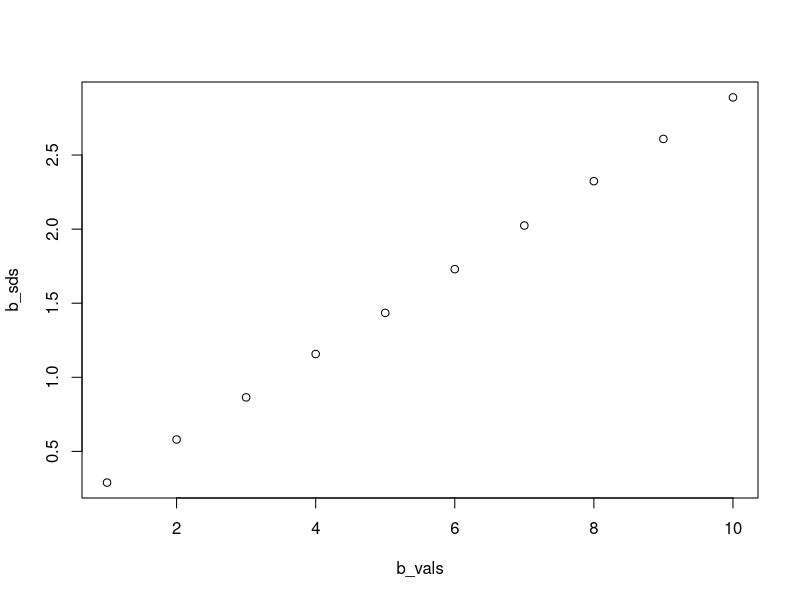
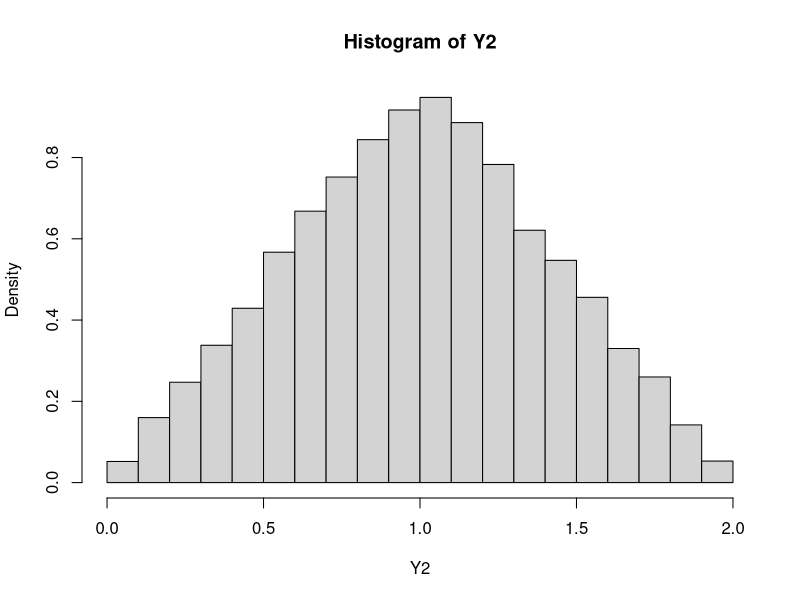
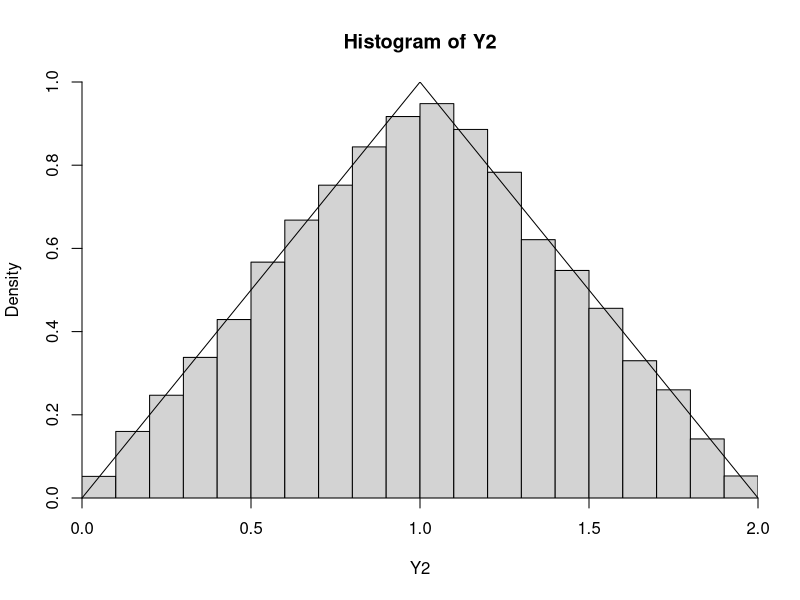
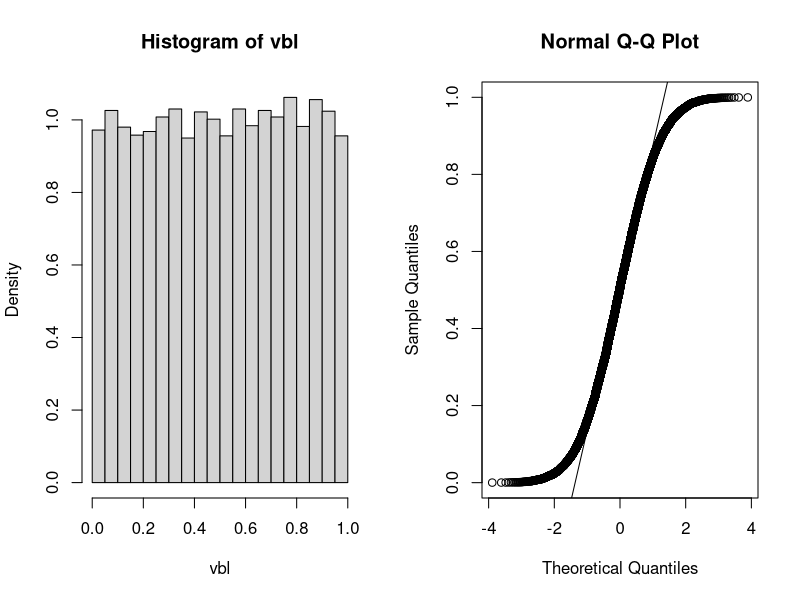
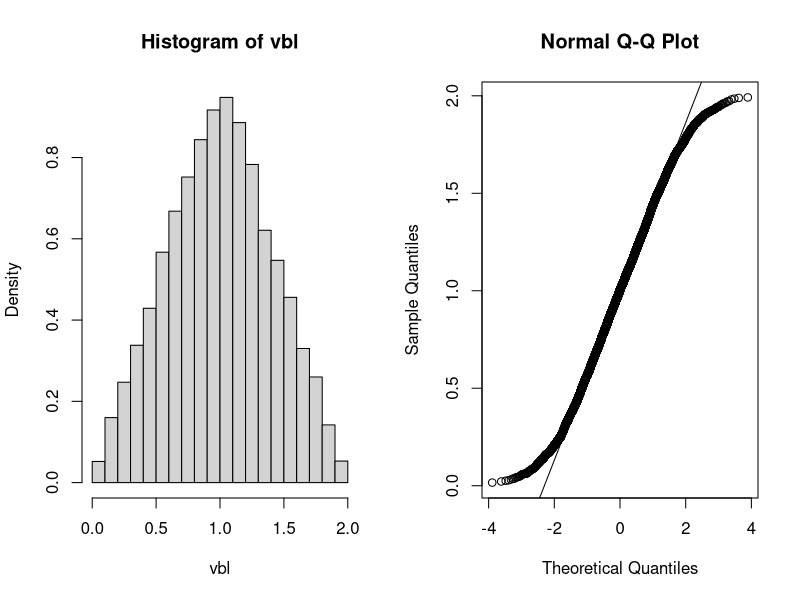
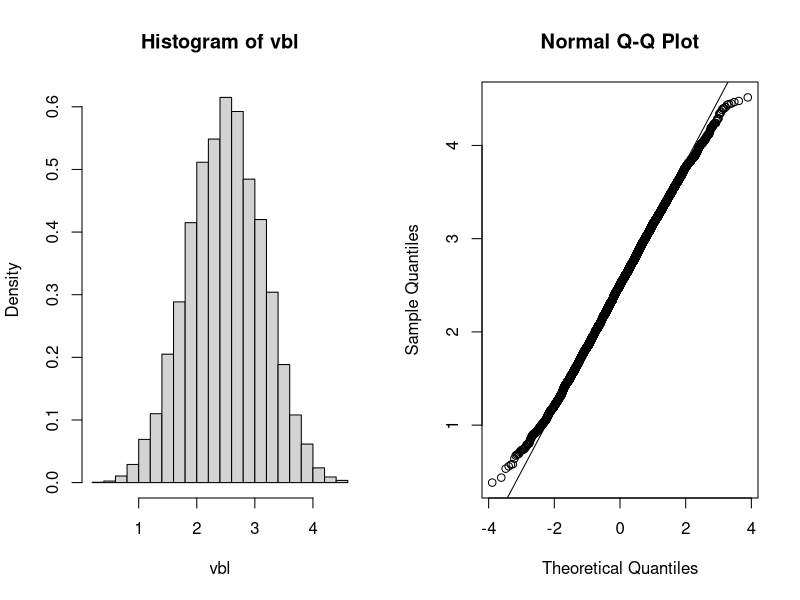
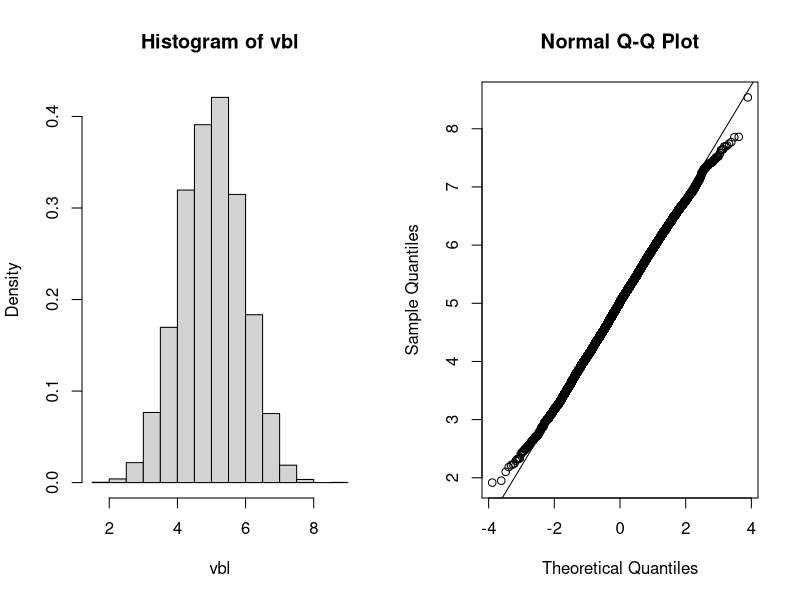

Recreate these plots in R, in order.
## ---- chunk 1
x <- runif(1000, 0, 1)
sd(x)
## ---- chunk 2
runif_0b <- function(n, b) {
  runif(n, 0, b)
}
## ---- chunk 3
n <- 10000
b_vals <- 1:10
b_sds <- rep(NA, 10)
# Conveniently `b` serves as both a value and an index here.
for (b in b_vals) {
  b_sds[b] <- sd(runif_0b(n, b))
}
plot(b_vals, b_sds)
## ---- chunk 4
b_mod <- lm(b_sds ~ b_vals - 1)
(b_coef <- coef(b_mod)[1])
## ---- chunk 5
X1 <- runif(10000, 0, 1)
X2 <- runif(10000, 0, 1)
Y2 <- X1 + X2

hist(Y2, probability = TRUE)
## ---- chunk 6
hist(Y2, probability = TRUE, xaxs = "i", yaxs = "i", ylim = c(0, 1))
lines(c(-10, 0, 1, 2, 10), c(0, 0, 1, 0, 0))
## ---- chunk 7
Y5 <- runif(10000, 0, 1)
for (i in 2:5) {
  Y5 <- Y5 + runif(10000, 0, 1)
}

Y10 <- runif(10000, 0, 1)
for (i in 2:10) {
  Y10 <- Y10 + runif(10000, 0, 1)
}
## ---- chunk 8
par(mfrow = c(1, 2))
for (vbl in list(X1, Y2, Y5, Y10)) {
  hist(vbl, probability = TRUE)
  qqnorm(vbl)
  qqline(vbl)
}
## ---- chunk 9
DeMereA <- function(n) {
  roll <- sample(1:6, n, replace = TRUE)
  any(roll == 6)
}
## ---- chunk 10
demere_a_outcomes <- replicate(1000, DeMereA(4))
sum(demere_a_outcomes)
## ---- chunk 11
sum(dbinom(1:4, 4, 1/6))
1 - dbinom(0, 4, 1/6)
## ---- chunk 12
mean(demere_a_outcomes)
## ---- chunk 13
DeMereB <- function(n) {
  # Roll each dice `n` times
  d1 <- sample(1:6, n, replace = TRUE)
  d2 <- sample(1:6, n, replace = TRUE)

  # Check which rolls are 6 (get two vectors of `TRUE` or `FALSE`)
  is_six_1 <- d1 == 6
  is_six_2 <- d2 == 6

  # Use the `&` (and) operator to check if there are any pairs. This compares
  # the elements of each vector so that `TRUE & TRUE == TRUE`, otherwise
  # `FALSE`.
  is_pair_six <- is_six_1 & is_six_2

  # If any element of `is_six_pair` is `TRUE`, then you win, so return `TRUE`.
  any(is_pair_six)
}
## ---- chunk 14
demere_b_outcomes <- replicate(1000, DeMereB(24))
sum(demere_b_outcomes)
## ---- chunk 15
sum(dbinom(1:24, 24, 1/36))
1 - dbinom(0, 24, 1/36)
## ---- chunk 16
choose(52, 5)
## ---- chunk 17
IsFlush <- function() {
  deck <- rep(1:4, each = 13)
  hand <- sample(deck, 5, replace = FALSE)
  all(hand[1] == hand[2:5])
}
## ---- chunk 18
flush_outcomes <- replicate(10000, IsFlush())
sum(flush_outcomes)
## ---- chunk 19
IsStraight <- function() {
  deck <- rep(1:13, 4)
  hand <- sample(deck, 5, replace = FALSE)
  # If all the differences between consecutive sorted cards is one, the hand is
  # a straight. If it's difficult to see what's going on with these nested
  # function, try rewriting using a couple of intermediate variables.
  all(diff(sort(hand)) == 1)
}
## ---- chunk 20
str_outcomes <- replicate(10000, IsStraight())
sum(str_outcomes)
## ---- chunk 21
airparts <- rbinom(100, 1, 0.001)
## ---- chunk 22
part_failures <- rbinom(1000000, 100, 0.001)
mean(part_failures > 0)
## ---- chunk 23
sum(dbinom(1:100, 100, 0.001))
1 - dbinom(0, 100, 0.001)
